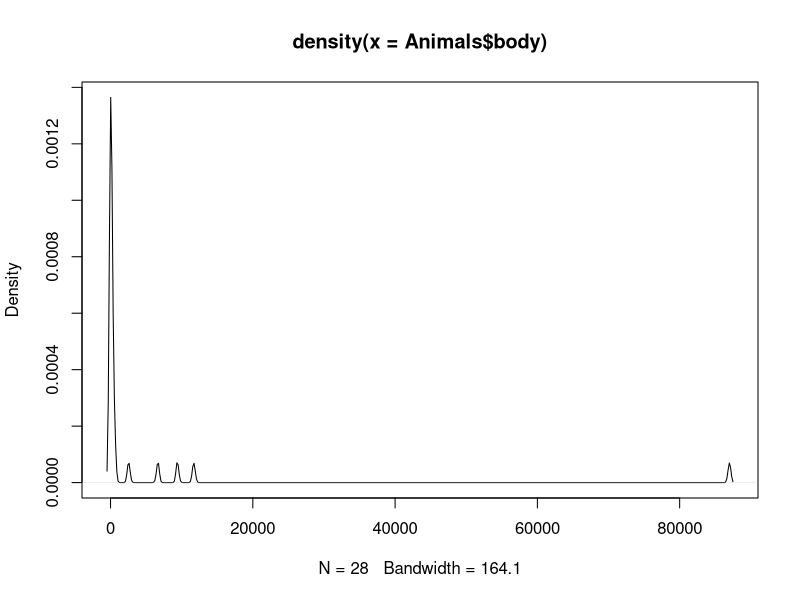
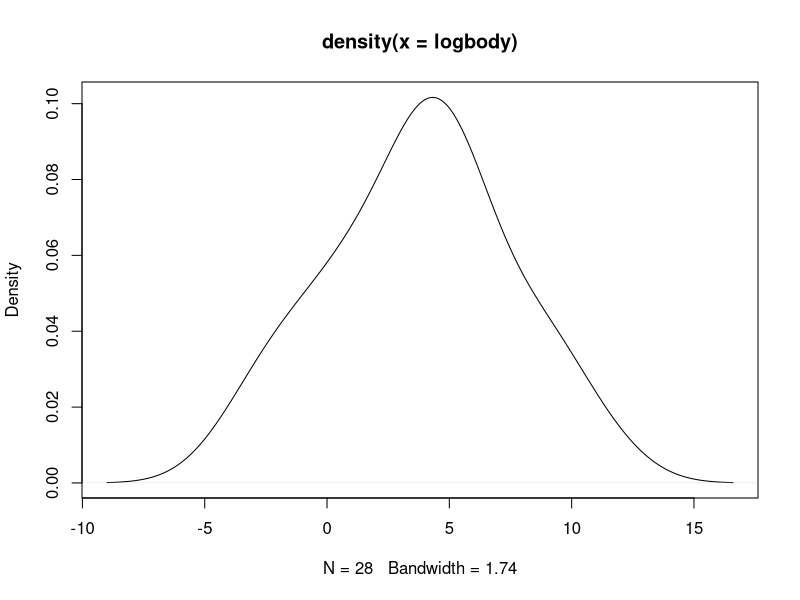

Write the R code that produced these figures, in order. (Note: this script raises an error after producing the figures.)
# Question 2

library(MASS)
colors <- c("red", "blue")
plot(density(Animals$body))
logbody <- log(Animals$body)
plot(density(logbody))
average <- mean(logbody)
standard_deviation <- sd(logbody)
xval <- pretty(c(av - 3 * sdev, av + 3 * sdev), 50)
lines(xval, dnorm(xval, mean = av, sd = sdev), col=colors)
